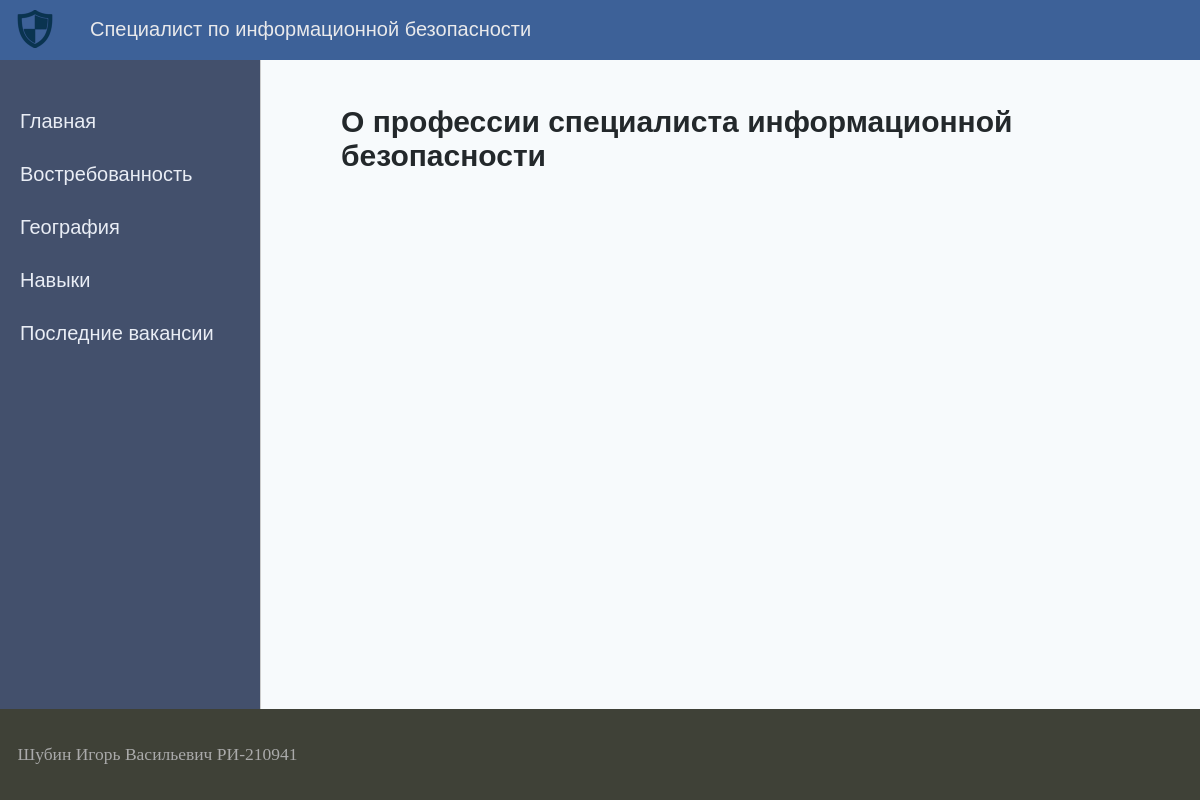
The app's page /, older data.
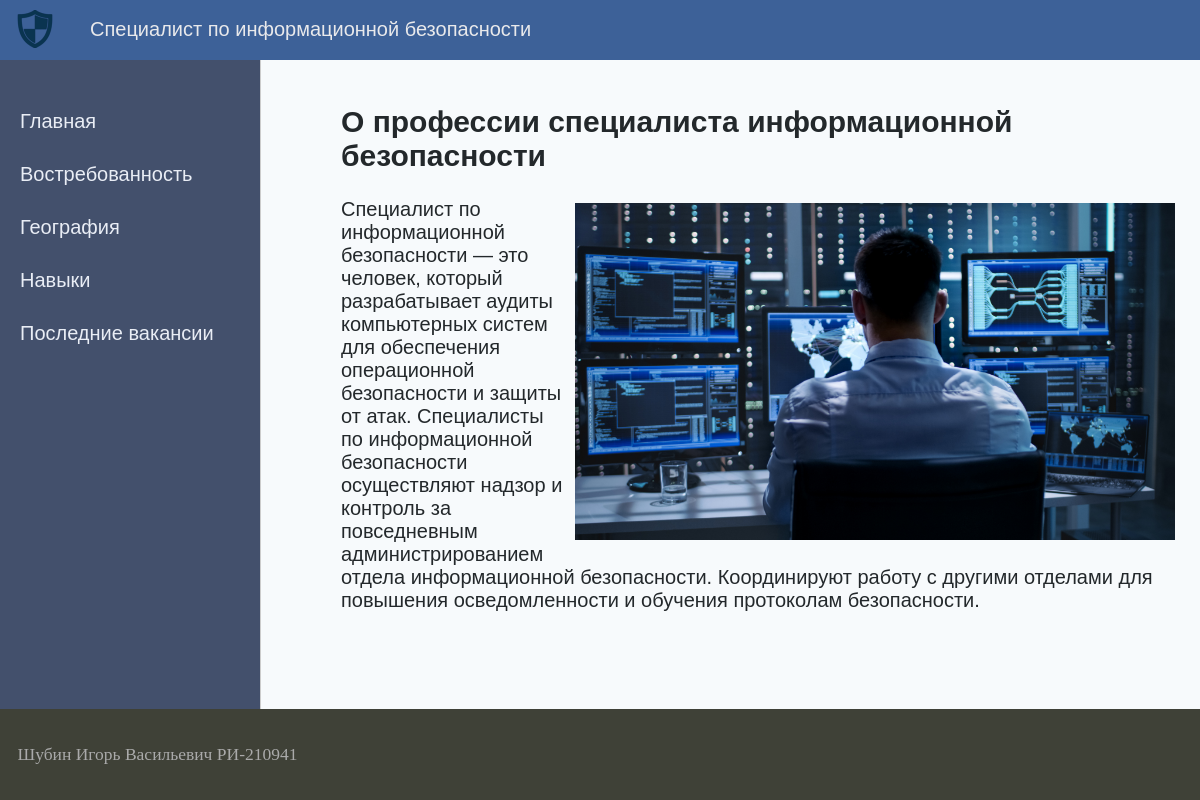
The same page, newer data.
### analytics/models.py (models this page shows, shortened)
class Analytics(models.Model):
    title = models.CharField(max_length=255)
    content = models.TextField(blank=True)
    photo=models.ImageField(upload_to="photos/%Y/%m/%d")
    class Meta:
        verbose_name = 'Специалист по информационной безопасности'
        verbose_name_plural = 'Специалист по информационной безопасности'

### analytics/views.py (the view)
# urls.py: path('',index, name='home'),
def index(request):
    posts = Analytics.objects.all()
    context ={
        'posts':posts,
        'menu':menu,
        'title':'Главная страница'
    }
    return render(request,'analytics/index.html', context=context)

### analytics/templates/analytics/index.html (shortened to what this page needs)
{% extends 'analytics/base.html' %}
{% block content %}
<ul class="list-articles">
	{% for p in posts %}
			<li><h2>{{p.title}}</h2>
	{% autoescape on %}
				{% if p.photo %}
				<p><img class ="img-article-centre thumb" src="{{p.photo.url}}" align="right" vspace="5" hspace="5"> </p>
	{{p.content|linebreaks}}
	{% endif %}
	{% endautoescape %}
			</li>
	{% endfor %}
</ul>
{% endblock %}

Row changes from the older to the newer data that the page shows:
changed Analytics "О профессии специалиста информационной безопасности": photo: picture added; content (not shown) → "Специалист по информационной безопасности — это человек, который разрабатывает аудиты компьютерных систем для обеспечения операционной безопасности и защиты от атак. Специалисты по информационной безопасности осуществляют надзор и контроль за повседневным администрированием отдела информационной безопасности. Координируют работу с другими отделами для повышения осведомленности и обучения протоколам безопасности."
